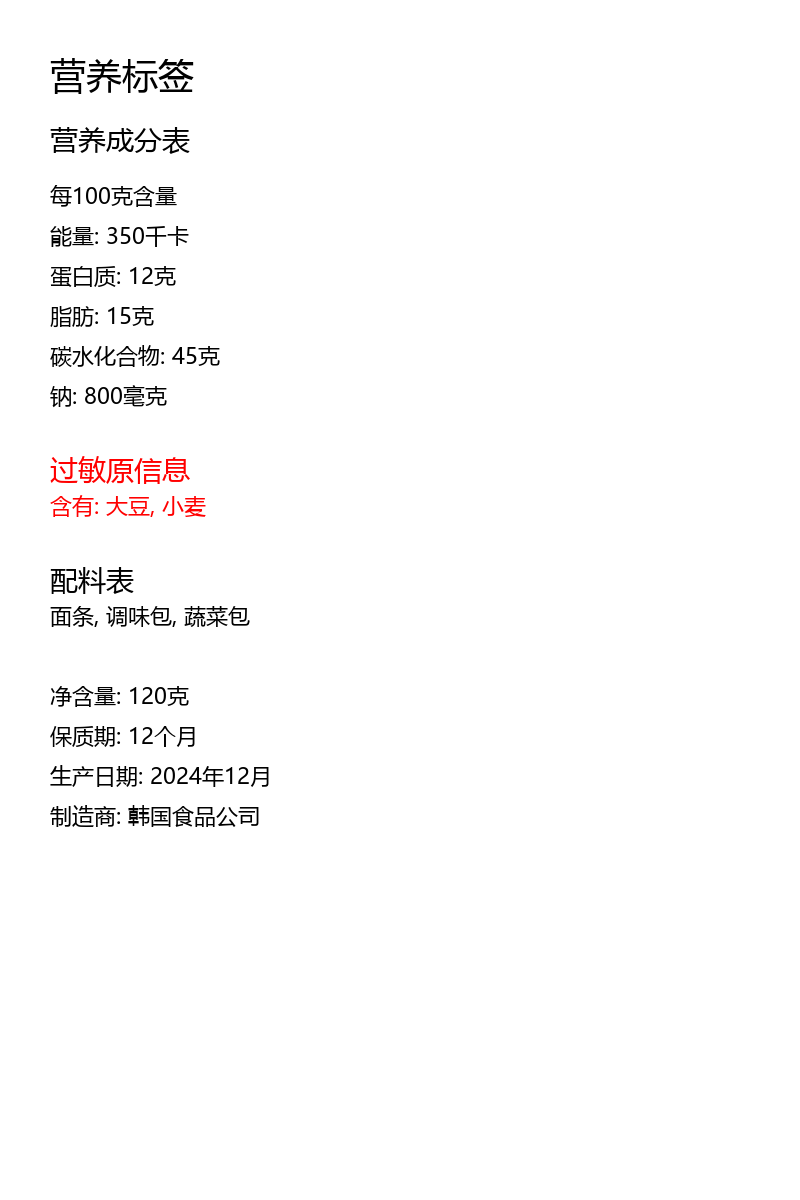

Recreate this plot in Python.
#!/usr/bin/env python3
# -*- coding: utf-8 -*-

"""
중국어 라벨 생성 테스트 스크립트
"""

import sys
import os
from datetime import datetime

# 현재 디렉토리를 Python 경로에 추가
sys.path.append(os.path.dirname(os.path.abspath(__file__)))

def test_chinese_label_generation():
    """중국어 라벨 생성 테스트"""
    
    print("🇨🇳 중국어 라벨 생성 테스트 시작")
    print("=" * 50)
    
    # 테스트용 제품 정보
    product_info = {
        "name": "라면",
        "product_name": "라면",
        "origin": "대한민국",
        "manufacturer": "한국식품(주)",
        "expiry_date": "2026-12-31",
        "nutrition": {
            "calories": "400",
            "protein": "12",
            "fat": "15",
            "carbs": "60",
            "sodium": "800",
            "sugar": "5",
            "fiber": "2",
            "serving_size": "85"
        },
        "ingredients": ["면류(밀가루, 소금)", "분말스프", "건조야채", "조미료", "향신료"],
        "allergies": ["밀", "대두"],
        "storage_method": "직사광선을 피해 서늘한 곳에 보관"
    }
    
    try:
        # 1. 기본 라벨 생성기 테스트
        print("1️⃣ 기본 라벨 생성기 테스트")
        from nutrition_label_generator import NutritionLabelGenerator
        
        basic_generator = NutritionLabelGenerator()
        chinese_label = basic_generator.generate_chinese_nutrition_label(product_info)
        
        # 저장
        timestamp = datetime.now().strftime("%Y%m%d_%H%M%S")
        filename = f"test_chinese_label_basic_{timestamp}.png"
        filepath = basic_generator.save_label(chinese_label, filename)
        print(f"✅ 기본 중국어 라벨 생성 완료: {filepath}")
        
    except Exception as e:
        print(f"❌ 기본 라벨 생성기 실패: {e}")
    
    try:
        # 2. 고급 라벨 생성기 테스트
        print("\n2️⃣ 고급 라벨 생성기 테스트")
        from advanced_label_generator import AdvancedLabelGenerator
        
        advanced_generator = AdvancedLabelGenerator()
        advanced_chinese_label = advanced_generator.generate_china_2027_label(product_info)
        
        # 저장
        timestamp = datetime.now().strftime("%Y%m%d_%H%M%S")
        filename = f"test_chinese_label_advanced_{timestamp}.png"
        filepath = advanced_generator.save_label(advanced_chinese_label, filename)
        print(f"✅ 고급 중국어 라벨 생성 완료: {filepath}")
        
    except Exception as e:
        print(f"❌ 고급 라벨 생성기 실패: {e}")
    
    try:
        # 3. 간단한 테스트 라벨 생성
        print("\n3️⃣ 간단한 테스트 라벨 생성")
        from app import create_simple_test_label
        
        simple_chinese_label = create_simple_test_label("중국", product_info)
        
        # 저장
        timestamp = datetime.now().strftime("%Y%m%d_%H%M%S")
        filename = f"test_chinese_label_simple_{timestamp}.png"
        filepath = os.path.join("advanced_labels", filename)
        os.makedirs("advanced_labels", exist_ok=True)
        simple_chinese_label.save(filepath)
        print(f"✅ 간단한 중국어 라벨 생성 완료: {filepath}")
        
    except Exception as e:
        print(f"❌ 간단한 라벨 생성 실패: {e}")
    
    print("\n" + "=" * 50)
    print("🎉 중국어 라벨 생성 테스트 완료")
    print("📁 생성된 파일들은 다음 폴더에서 확인할 수 있습니다:")
    print("   - nutrition_labels/ (기본 라벨)")
    print("   - advanced_labels/ (고급 라벨, 간단한 라벨)")

if __name__ == "__main__":
    test_chinese_label_generation() 